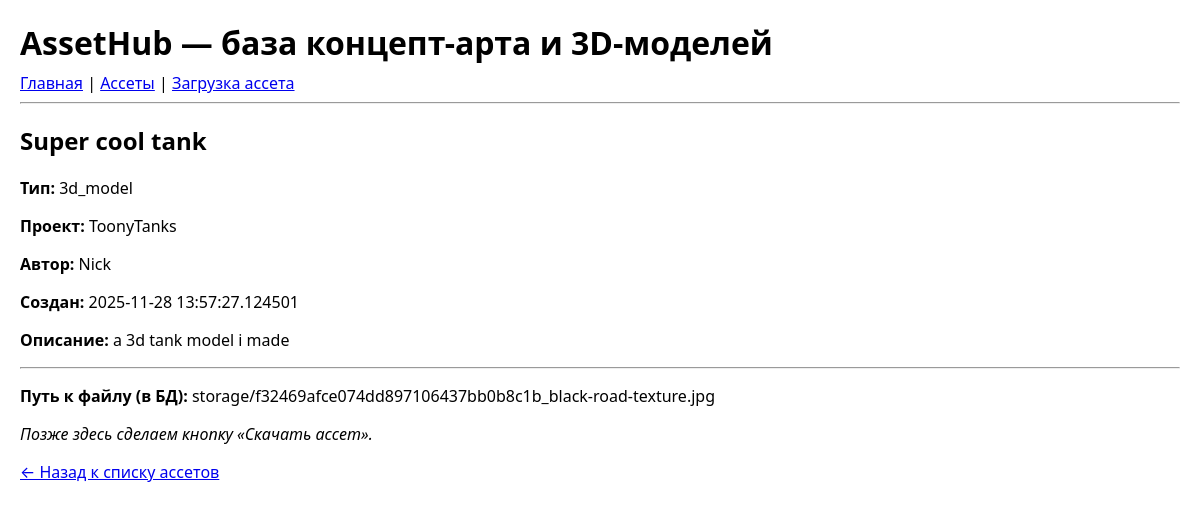
The app's page /assets/4 with its own data.
### app/models/asset.py (models this page shows, shortened)
class Asset(db.Model):
    __tablename__ = "assets"
    id = db.Column(db.Integer, primary_key=True)
    title = db.Column(db.String(255), nullable=False)
    description = db.Column(db.Text)
    asset_type = db.Column(db.String(50), nullable=False)  # concept, 3d_model, texture и тд
    file_path = db.Column(db.String(512), nullable=False)
    preview_path = db.Column(db.String(512))
    project_name = db.Column(db.String(255))
    author_name = db.Column(db.String(255))
    created_at = db.Column(db.DateTime, default=datetime.utcnow)
    updated_at = db.Column(db.DateTime, onupdate=datetime.utcnow)
    tags = db.relationship(
        "Tag",
        secondary="asset_tags",
        back_populates="assets"
    )

### app/controllers/assets.py (the view)
@assets_bp.route("/<int:asset_id>")
def asset_detail(asset_id):
    asset = Asset.query.get(asset_id)
    if asset is None:
        abort(404)
    return render_template("assets/detail.html", asset=asset)

### app/templates/assets/detail.html (shortened to what this page needs)
{% extends "base.html" %}
{% block content %}
<h2>{{ asset.title }}</h2>
<p><b>Тип:</b> {{ asset.asset_type }}</p>
<p><b>Проект:</b> {{ asset.project_name or "—" }}</p>
<p><b>Автор:</b> {{ asset.author_name or "—" }}</p>
<p><b>Создан:</b> {{ asset.created_at or "—" }}</p>
{% if asset.description %}
    <p><b>Описание:</b> {{ asset.description }}</p>
{% endif %}
<hr>
<p><b>Путь к файлу (в БД):</b> {{ asset.file_path }}</p>
<p><i>Позже здесь сделаем кнопку «Скачать ассет».</i></p>
<p><a href="{{ url_for('assets.assets_list') }}">← Назад к списку ассетов</a></p>
{% endblock %}

### app/static/css/styles.css (style rules this page uses)
body { font-family: system-ui, -apple-system, BlinkMacSystemFont, "Segoe UI", sans-serif; margin: 20px; }

### records on screen
Asset: title "Super cool tank", asset_type "3d_model", project_name "ToonyTanks", author_name "Nick", created_at "2025-11-28 13:57:27.124501", description "a 3d tank model i made", file_path "storage/f32469afce074dd897106437bb0b8c1b_black-road-texture.jpg"
